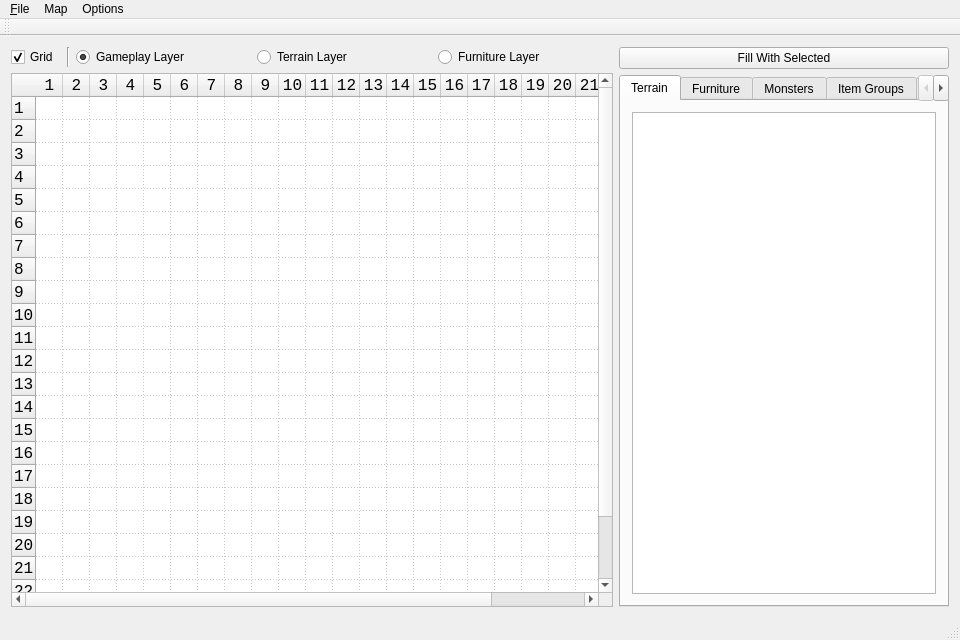
<?xml version="1.0" encoding="UTF-8"?>
<ui version="4.0">
 <class>MapMaker</class>
 <widget class="QMainWindow" name="MapMaker">
  <property name="geometry">
   <rect>
    <x>0</x>
    <y>0</y>
    <width>960</width>
    <height>640</height>
   </rect>
  </property>
  <property name="windowTitle">
   <string>MapMaker</string>
  </property>
  <widget class="QWidget" name="centralWidget">
   <layout class="QHBoxLayout" name="horizontalLayout">
    <item>
     <layout class="QHBoxLayout" name="MainLayout">
      <item>
       <layout class="QVBoxLayout" name="ViewLayout">
        <item>
         <layout class="QHBoxLayout" name="ViewOptionLayout">
          <item>
           <widget class="QCheckBox" name="GridBox">
            <property name="sizePolicy">
             <sizepolicy hsizetype="Fixed" vsizetype="Fixed">
              <horstretch>0</horstretch>
              <verstretch>0</verstretch>
             </sizepolicy>
            </property>
            <property name="minimumSize">
             <size>
              <width>50</width>
              <height>0</height>
             </size>
            </property>
            <property name="text">
             <string>Grid</string>
            </property>
            <property name="checked">
             <bool>true</bool>
            </property>
           </widget>
          </item>
          <item>
           <widget class="Line" name="line">
            <property name="orientation">
             <enum>Qt::Vertical</enum>
            </property>
           </widget>
          </item>
          <item>
           <widget class="QRadioButton" name="GameplayViewRadio">
            <property name="text">
             <string>Gameplay Layer</string>
            </property>
            <property name="checked">
             <bool>true</bool>
            </property>
           </widget>
          </item>
          <item>
           <widget class="QRadioButton" name="TerrainViewRadio">
            <property name="text">
             <string>Terrain Layer</string>
            </property>
           </widget>
          </item>
          <item>
           <widget class="QRadioButton" name="FurnitureViewRadio">
            <property name="text">
             <string>Furniture Layer</string>
            </property>
           </widget>
          </item>
         </layout>
        </item>
        <item>
         <widget class="QTableWidget" name="GameViewWidget">
          <property name="font">
           <font>
            <family>Courier New</family>
            <pointsize>12</pointsize>
           </font>
          </property>
          <property name="focusPolicy">
           <enum>Qt::ClickFocus</enum>
          </property>
          <property name="autoFillBackground">
           <bool>false</bool>
          </property>
          <property name="editTriggers">
           <set>QAbstractItemView::NoEditTriggers</set>
          </property>
          <property name="showDropIndicator" stdset="0">
           <bool>false</bool>
          </property>
          <property name="dragDropOverwriteMode">
           <bool>false</bool>
          </property>
          <property name="selectionMode">
           <enum>QAbstractItemView::SingleSelection</enum>
          </property>
          <property name="gridStyle">
           <enum>Qt::DotLine</enum>
          </property>
          <property name="rowCount">
           <number>24</number>
          </property>
          <property name="columnCount">
           <number>24</number>
          </property>
          <attribute name="horizontalHeaderDefaultSectionSize">
           <number>16</number>
          </attribute>
          <attribute name="horizontalHeaderMinimumSectionSize">
           <number>27</number>
          </attribute>
          <attribute name="verticalHeaderDefaultSectionSize">
           <number>16</number>
          </attribute>
          <attribute name="verticalHeaderMinimumSectionSize">
           <number>12</number>
          </attribute>
          <row/>
          <row/>
          <row/>
          <row/>
          <row/>
          <row/>
          <row/>
          <row/>
          <row/>
          <row/>
          <row/>
          <row/>
          <row/>
          <row/>
          <row/>
          <row/>
          <row/>
          <row/>
          <row/>
          <row/>
          <row/>
          <row/>
          <row/>
          <row/>
          <column/>
          <column/>
          <column/>
          <column/>
          <column/>
          <column/>
          <column/>
          <column/>
          <column/>
          <column/>
          <column/>
          <column/>
          <column/>
          <column/>
          <column/>
          <column/>
          <column/>
          <column/>
          <column/>
          <column/>
          <column/>
          <column/>
          <column/>
          <column/>
         </widget>
        </item>
       </layout>
      </item>
      <item>
       <layout class="QVBoxLayout" name="SidebarLayout">
        <item>
         <widget class="QPushButton" name="FillButton">
          <property name="text">
           <string>Fill With Selected</string>
          </property>
         </widget>
        </item>
        <item>
         <widget class="QTabWidget" name="FeatureTabs">
          <property name="sizePolicy">
           <sizepolicy hsizetype="Preferred" vsizetype="Expanding">
            <horstretch>0</horstretch>
            <verstretch>0</verstretch>
           </sizepolicy>
          </property>
          <property name="minimumSize">
           <size>
            <width>330</width>
            <height>0</height>
           </size>
          </property>
          <property name="currentIndex">
           <number>0</number>
          </property>
          <widget class="QWidget" name="TerrainTab">
           <attribute name="title">
            <string>Terrain</string>
           </attribute>
           <layout class="QVBoxLayout" name="verticalLayout_3">
            <item>
             <layout class="QVBoxLayout" name="TerTabLayout">
              <item>
               <widget class="QListWidget" name="TerrainList">
                <property name="font">
                 <font>
                  <family>Courier</family>
                  <pointsize>12</pointsize>
                 </font>
                </property>
               </widget>
              </item>
             </layout>
            </item>
           </layout>
          </widget>
          <widget class="QWidget" name="FurnitureTab">
           <attribute name="title">
            <string>Furniture</string>
           </attribute>
           <layout class="QVBoxLayout" name="verticalLayout_2">
            <item>
             <layout class="QVBoxLayout" name="FurnTabLayout">
              <item>
               <widget class="QListWidget" name="FurnList">
                <property name="font">
                 <font>
                  <family>Courier New</family>
                  <pointsize>12</pointsize>
                 </font>
                </property>
               </widget>
              </item>
             </layout>
            </item>
           </layout>
          </widget>
          <widget class="QWidget" name="MonsterTab">
           <attribute name="title">
            <string>Monsters</string>
           </attribute>
           <layout class="QVBoxLayout" name="verticalLayout_6">
            <item>
             <layout class="QVBoxLayout" name="MonsterTabLayout">
              <item>
               <widget class="QListWidget" name="MonsterList"/>
              </item>
             </layout>
            </item>
           </layout>
          </widget>
          <widget class="QWidget" name="ItemGroupTab">
           <attribute name="title">
            <string>Item Groups</string>
           </attribute>
           <layout class="QVBoxLayout" name="verticalLayout_4">
            <item>
             <layout class="QVBoxLayout" name="ItemGroupLayout">
              <item>
               <widget class="QListWidget" name="ItemGroupList"/>
              </item>
             </layout>
            </item>
           </layout>
          </widget>
          <widget class="QWidget" name="ItemTab">
           <attribute name="title">
            <string>Indiv. Items</string>
           </attribute>
           <layout class="QVBoxLayout" name="verticalLayout_5">
            <item>
             <layout class="QVBoxLayout" name="ItemLayout">
              <item>
               <widget class="QTreeWidget" name="ItemList">
                <column>
                 <property name="text">
                  <string notr="true">1</string>
                 </property>
                </column>
               </widget>
              </item>
             </layout>
            </item>
           </layout>
          </widget>
         </widget>
        </item>
       </layout>
      </item>
     </layout>
    </item>
   </layout>
  </widget>
  <widget class="QMenuBar" name="menuBar">
   <property name="geometry">
    <rect>
     <x>0</x>
     <y>0</y>
     <width>960</width>
     <height>21</height>
    </rect>
   </property>
   <widget class="QMenu" name="menu_File">
    <property name="title">
     <string>&amp;File</string>
    </property>
    <addaction name="actionNew"/>
    <addaction name="actionOpen"/>
    <addaction name="actionSave"/>
    <addaction name="actionQuit"/>
   </widget>
   <widget class="QMenu" name="menuMap">
    <property name="title">
     <string>Map</string>
    </property>
    <addaction name="actionOptions"/>
   </widget>
   <widget class="QMenu" name="menuOptions">
    <property name="title">
     <string>Options</string>
    </property>
    <addaction name="actionSettings"/>
   </widget>
   <addaction name="menu_File"/>
   <addaction name="menuMap"/>
   <addaction name="menuOptions"/>
  </widget>
  <widget class="QToolBar" name="mainToolBar">
   <attribute name="toolBarArea">
    <enum>TopToolBarArea</enum>
   </attribute>
   <attribute name="toolBarBreak">
    <bool>false</bool>
   </attribute>
  </widget>
  <widget class="QStatusBar" name="statusBar"/>
  <action name="actionNew">
   <property name="text">
    <string>New...</string>
   </property>
  </action>
  <action name="actionQuit">
   <property name="text">
    <string>Quit</string>
   </property>
  </action>
  <action name="actionSave">
   <property name="text">
    <string>Save...</string>
   </property>
  </action>
  <action name="actionOpen">
   <property name="text">
    <string>Open...</string>
   </property>
  </action>
  <action name="actionOptions">
   <property name="text">
    <string>Options...</string>
   </property>
  </action>
  <action name="actionSettings">
   <property name="text">
    <string>Settings...</string>
   </property>
  </action>
 </widget>
 <layoutdefault spacing="6" margin="11"/>
 <resources/>
 <connections/>
</ui>
